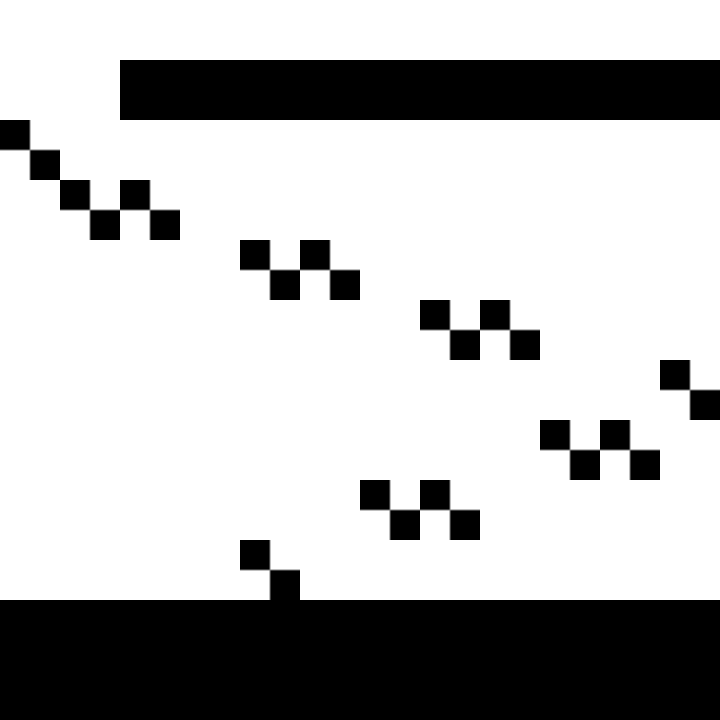

A level layout from a 2D game, rendered from its tile map. Below: a short description, then the map file with its tile-grid data intact:
An orthogonal 12x12 tile map with 60x60 px tiles, 2 tile layers (Layer2, Layer3) and 4 objects (gate3, gate2, gate1, key1).

<map version="1.5" tiledversion="1.7.2" orientation="orthogonal" renderorder="right-down" width="12" height="12" tilewidth="60" tileheight="60" infinite="0" nextlayerid="5" nextobjectid="5">
 <tileset firstgid="1" source="graph.tsx" />
 <layer id="1" name="Layer2" width="12" height="12">
  <data encoding="csv">
1,1,1,1,1,1,1,1,1,1,1,1,
1,1,3,3,3,3,3,3,3,3,3,3,
1,1,1,1,1,1,1,1,1,1,1,1,
1,1,1,1,1,1,1,1,1,1,1,1,
1,1,1,1,1,1,1,1,1,1,1,1,
1,1,1,1,1,1,1,1,1,1,1,1,
1,1,1,1,1,1,1,1,1,1,1,1,
1,1,1,1,1,1,1,1,1,1,1,1,
1,1,1,1,1,1,1,1,1,1,1,1,
1,1,1,1,1,1,1,1,1,1,1,1,
3,3,3,3,3,3,3,3,3,3,3,3,
3,3,3,3,3,3,3,3,3,3,3,3
</data>
 </layer>
 <layer id="2" name="Layer3" width="12" height="12">
  <data encoding="csv">
0,0,0,0,0,0,0,0,0,0,0,0,
0,0,0,0,0,0,0,0,0,0,0,0,
5,0,0,0,0,0,0,0,0,0,0,0,
0,5,5,0,0,0,0,0,0,0,0,0,
0,0,0,0,5,5,0,0,0,0,0,0,
0,0,0,0,0,0,0,5,5,0,0,0,
0,0,0,0,0,0,0,0,0,0,0,5,
0,0,0,0,0,0,0,0,0,5,5,0,
0,0,0,0,0,0,5,5,0,0,0,0,
0,0,0,0,5,0,0,0,0,0,0,0,
0,0,0,0,0,0,0,0,0,0,0,0,
0,0,0,0,0,0,0,0,0,0,0,0
</data>
 </layer>
 <objectgroup id="3" name="Transfer">
  <object id="4" name="gate3" gid="6" x="660" y="60" width="60" height="60">
   <properties>
    <property name="target_gate" value="gate1" />
    <property name="target_level" value="level20" />
   </properties>
  </object>
  <object id="1" name="gate2" gid="6" x="600" y="600" width="60" height="60">
   <properties>
    <property name="target_gate" value="gate2" />
    <property name="target_level" value="level23" />
   </properties>
  </object>
  <object id="3" name="gate1" gid="6" x="60" y="600" width="60" height="60">
   <properties>
    <property name="target_gate" value="gate3" />
    <property name="target_level" value="level18" />
   </properties>
  </object>
 </objectgroup>
 <objectgroup id="4" name="Trigger">
  <object id="2" name="key1" gid="4" x="120" y="600" width="60" height="60">
   <properties>
    <property name="params" value="{&quot;layer&quot;: &quot;Layer3&quot;, &quot;resetTime&quot;: 12}" />
    <property name="script" value="ShowTile" />
   </properties>
  </object>
 </objectgroup>
</map>
